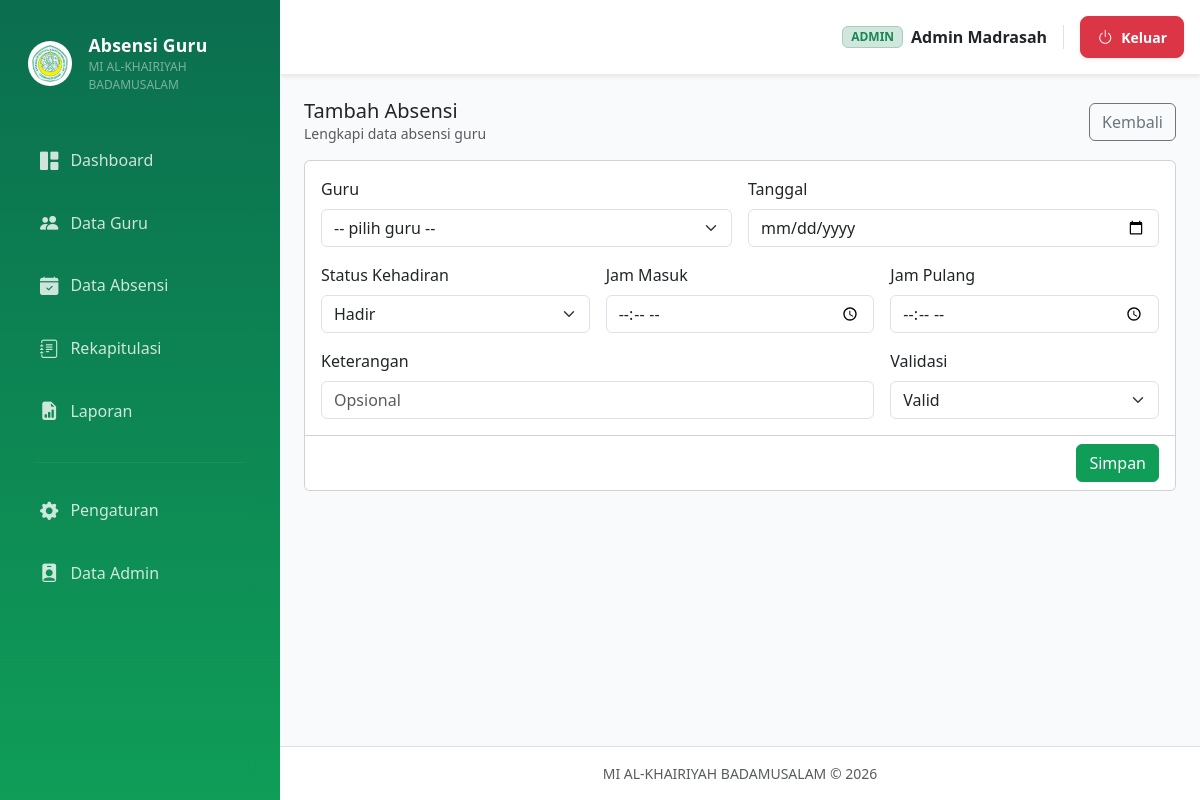
Screenshot of /admin/absensi/tambah (signed in) with the database file from the repository.
### tables this page shows
CREATE TABLE profil_madrasah (
  id INTEGER PRIMARY KEY AUTOINCREMENT,
  nama_madrasah TEXT NOT NULL,
  nsm TEXT,
  npsn TEXT,
  alamat TEXT,
  telepon TEXT,
  email TEXT,
  kepala_madrasah TEXT,
  logo_madrasah TEXT,
  logo_kemenag TEXT,
  ttd_kepala TEXT,
  tahun_ajaran TEXT DEFAULT '2025/2026',
  semester_aktif TEXT DEFAULT 'Genap',
  updated_at TEXT DEFAULT (datetime('now'))
);

CREATE TABLE admins (
  id INTEGER PRIMARY KEY AUTOINCREMENT,
  nama TEXT NOT NULL,
  username TEXT NOT NULL UNIQUE,
  password TEXT NOT NULL,
  created_at TEXT DEFAULT (datetime('now'))
);

### blueprints/admin/routes.py (the view, shortened to what this page needs)
@bp.route("/absensi/tambah", methods=["GET", "POST"])
@login_required
@role_required("admin")
def absensi_add():
    gurus = query_all("SELECT id, nama, nip FROM guru ORDER BY nama ASC")
    return render_template("admin/absensi_form.html", mode="add", gurus=gurus)

### utils/db.py (called while the page is built)
def get_db() -> sqlite3.Connection:
    if "db" not in g:
        conn = sqlite3.connect(current_app.config["DB_PATH"])
        conn.row_factory = sqlite3.Row
        conn.execute("PRAGMA foreign_keys = ON;")
        g.db = conn
    return g.db

def query_one(sql, params=()):
    cur = get_db().execute(sql, params)
    row = cur.fetchone()
    cur.close()
    return row

def query_all(sql, params=()):
    cur = get_db().execute(sql, params)
    rows = cur.fetchall()
    cur.close()
    return rows

### utils/user.py (called while the page is built, shortened)
    @staticmethod
    def from_login_id(login_id: str):
        if not login_id or ":" not in login_id:
            return None
        role, raw_id = login_id.split(":", 1)
        try:
            user_id = int(raw_id)
        except Exception:
            return None
        if role == "admin":
            row = query_one(
                "SELECT id, nama, username FROM admins WHERE id = ?",
                (user_id,),
            )
            if not row:
                return None
            return AppUser(
                user_id=row["id"],
                role="admin",
                nama=row["nama"],
                username=row["username"],
            )

### templates/admin/absensi_form.html (shortened to what this page needs)
{% extends 'partials/base.html' %}
{% set title = 'Form Absensi' %}
{% set is_edit = (mode == 'edit') %}
{% block content %}
  <div class="d-flex flex-wrap justify-content-between align-items-center gap-2 mb-3">
    <div>
      <h2 class="h5 mb-0">{{ 'Edit Absensi' if is_edit else 'Tambah Absensi' }}</h2>
      <div class="text-muted small">Lengkapi data absensi guru</div>
    </div>
    <a href="{{ url_for('admin.absensi_list') }}" class="btn btn-outline-secondary">Kembali</a>
  </div>
  <form method="post">
    <div class="card">
      <div class="card-body">
        <div class="row g-3">
          {% if not is_edit %}
            <div class="col-md-6">
              <label class="form-label">Guru</label>
              <select class="form-select" name="guru_id" required>
                <option value="">-- pilih guru --</option>
              </select>
            </div>
          {% else %}
            <div class="col-md-6">
              <label class="form-label">Guru</label>
              <input class="form-control" value="{{ row.nama }} ({{ row.nip }})" disabled>
            </div>
          {% endif %}
          <div class="col-md-6">
            <label class="form-label">Tanggal</label>
            <input type="date" class="form-control" name="tanggal" value="{{ row.tanggal if row else '' }}" required>
          </div>
          <div class="col-md-4">
            <label class="form-label">Status Kehadiran</label>
            {% set st = row.status if row else 'Hadir' %}
            <select class="form-select" name="status">
              {% for opt in ['Hadir','Izin','Sakit','Alpha','Dinas Luar'] %}
                <option value="{{ opt }}" {% if st==opt %}selected{% endif %}>{{ opt }}</option>
              {% endfor %}
            </select>
          </div>
          <div class="col-md-4">
            <label class="form-label">Jam Masuk</label>
            <input type="time" class="form-control" name="jam_masuk" value="{{ row.jam_masuk if row and row.jam_masuk else '' }}">
          </div>
          <div class="col-md-4">
            <label class="form-label">Jam Pulang</label>
            <input type="time" class="form-control" name="jam_pulang" value="{{ row.jam_pulang if row and row.jam_pulang else '' }}">
          </div>
          <div class="col-md-8">
            <label class="form-label">Keterangan</label>
            <input class="form-control" name="keterangan" value="{{ row.keterangan if row else '' }}" placeholder="Opsional">
          </div>
          <div class="col-md-4">
            <label class="form-label">Validasi</label>
            {% set v = row.validated if row else 1 %}
            <select class="form-select" name="validated">
              <option value="1" {% if v==1 %}selected{% endif %}>Valid</option>
            </select>
          </div>
        </div>
      </div>
      <div class="card-footer bg-white d-flex justify-content-end gap-2">
        <button class="btn btn-success" type="submit">Simpan</button>
      </div>
    </div>
  </form>
{% endblock %}

### templates/partials/base.html (shortened to what this page needs)
<!doctype html>
<html lang="id">
<head>
  <link href="https://cdn.jsdelivr.net/npm/bootstrap@5.3.3/dist/css/bootstrap.min.css" rel="stylesheet">
  <link href="https://cdn.datatables.net/1.13.8/css/dataTables.bootstrap5.min.css" rel="stylesheet">
  <link rel="stylesheet" href="https://cdn.jsdelivr.net/npm/bootstrap-icons@1.11.3/font/bootstrap-icons.min.css">
  <link rel="stylesheet" href="{{ url_for('static', filename='css/app.css') }}">
</head>
<body class="bg-surface">
  <div class="app-shell">
    <aside class="sidebar">
      <div class="sidebar-brand mb-3 mt-2 px-3">
        <div class="d-flex align-items-center gap-3">
          <img class="brand-logo bg-white rounded-circle p-1" style="width: 45px; height: 45px; object-fit: contain;" src="{{ url_for('static', filename=profil_madrasah.logo_madrasah) if profil_madrasah and profil_madrasah.logo_madrasah else url_for('static', filename='logo/logo_madrasah.png') }}" alt="Logo Madrasah">
          <div class="brand-text text-white">
            <div class="brand-title fw-bold" style="font-size: 1.1rem;">Absensi Guru</div>
            <div class="brand-sub text-white-50" style="font-size: 0.75rem;">{{ profil_madrasah.nama_madrasah if profil_madrasah else 'MI AL-KHAIRIYAH' }}</div>
          </div>
        </div>
      </div>
      <nav class="sidebar-nav">
        {% if current_user.is_authenticated and current_user.role == 'admin' %}
          <a class="modern-link" href="{{ url_for('admin.dashboard') }}">
            <i class="bi bi-grid-1x2-fill"></i> Dashboard
          </a>
          <a class="modern-link" href="{{ url_for('admin.guru_list') }}">
            <i class="bi bi-people-fill"></i> Data Guru
          </a>
          <a class="modern-link" href="{{ url_for('admin.absensi_list') }}">
            <i class="bi bi-calendar-check-fill"></i> Data Absensi
          </a>
          <a class="modern-link" href="{{ url_for('admin.rekap') }}">
            <i class="bi bi-journal-text"></i> Rekapitulasi
          </a>
          <a class="modern-link" href="{{ url_for('laporan.index') }}">
            <i class="bi bi-file-earmark-bar-graph-fill"></i> Laporan
          </a>
          <hr class="sidebar-sep">
          <a class="modern-link" href="{{ url_for('admin.pengaturan') }}">
            <i class="bi bi-gear-fill"></i> Pengaturan
          </a>
          <a class="modern-link" href="{{ url_for('admin.admin_profile') }}">
            <i class="bi bi-person-badge-fill"></i> Data Admin
          </a>
        {% endif %}
      </nav>
    </aside>
    <main class="main">
      <header class="topbar shadow-sm bg-white p-3 d-flex justify-content-between align-items-center">
        <div class="topbar-right">
          <div class="d-flex align-items-center gap-3">
            <div class="d-flex align-items-center gap-2 border-end pe-3">
              <span class="badge bg-success-subtle text-success border border-success-subtle px-2 py-1">{{ current_user.role|upper }}</span>
              <span class="fw-semibold text-dark d-none d-md-inline">{{ current_user.nama }}</span>
            </div>
            <a href="{{ url_for('auth.logout') }}" class="btn btn-danger btn-sm px-3 py-2 fw-bold shadow-sm d-flex align-items-center gap-2 rounded-3 transition-all hover-scale">
              <i class="bi bi-power fs-6"></i> <span class="d-none d-sm-inline">Keluar</span>
            </a>
          </div>
        </div>
      </header>
      <div class="container-fluid p-3 p-md-4">
        {% block content %}{% endblock %}
      </div>
      <footer class="app-footer text-center py-3 mt-auto border-top">
        <div class="text-muted small">
          {{ profil_madrasah.nama_madrasah if profil_madrasah else '' }} &copy; 2026
        </div>
      </footer>
    </main>
  </div>
</body>
</html>

### static/css/app.css (style rules this page uses)
:root { --kemenag: #0F9D58; --kemenag-dark:#0B6E4F; --kemenag-soft:#D1FAE5; --slate-50:#F8FAFC; --slate-700:#334155; }
body { font-family: system-ui, -apple-system, Segoe UI, Roboto, "Helvetica Neue", Arial, "Noto Sans", "Liberation Sans", sans-serif; }
.bg-surface { background: var(--slate-50); }
.app-shell { display:flex; min-height:100vh; }
.sidebar { width: 280px; background: linear-gradient(180deg, var(--kemenag-dark), var(--kemenag)); color:#fff; position: sticky; top:0; height:100vh; padding: 14px 12px; }
.sidebar-brand { padding: 10px 10px 14px 10px; }
.brand-logo { width:44px; height:44px; object-fit:contain; background:#fff; border-radius:12px; padding:6px; }
.brand-title { font-weight:800; letter-spacing:.2px; }
.brand-sub { font-size:12px; opacity:.9; }
.sidebar-nav { display:flex; flex-direction:column; gap:6px; padding: 0 6px; }
.sidebar-sep { border-color: rgba(255,255,255,.2); margin: 10px 0; }
.main { flex:1; display:flex; flex-direction:column; min-width:0; }
.topbar { background: #fff; border-bottom: 1px solid rgba(2,6,23,.08); padding: 12px 16px; display:flex; align-items:center; justify-content:space-between; }
.app-footer { padding: 14px 16px; border-top: 1px solid rgba(2,6,23,.08); background:#fff; }
.btn-success { background: var(--kemenag); border-color: var(--kemenag); }

### templates/partials/base.html (style rules this page uses)
.sidebar-nav { padding: 10px 12px; }
.modern-link { display: flex; align-items: center; gap: 12px; padding: 12px 16px; color: rgba(255, 255, 255, 0.8) !important; border-radius: 8px; font-weight: 500; transition: all 0.3s ease; text-decoration: none; margin-bottom: 5px; }
.modern-link i { font-size: 1.15rem; }
.sidebar-sep { border-color: rgba(255, 255, 255, 0.2); margin: 15px 10px; }

### rows the page displays
profil_madrasah: logo_madrasah (picture), nama_madrasah "MI AL-KHAIRIYAH BADAMUSALAM"
admins: role "ADMIN", nama "Admin Madrasah"

### other values shown
{{ 'Edit Absensi' if is_edit else 'Tambah Absensi' }} "Tambah Absensi"
form field status "Hadir"
